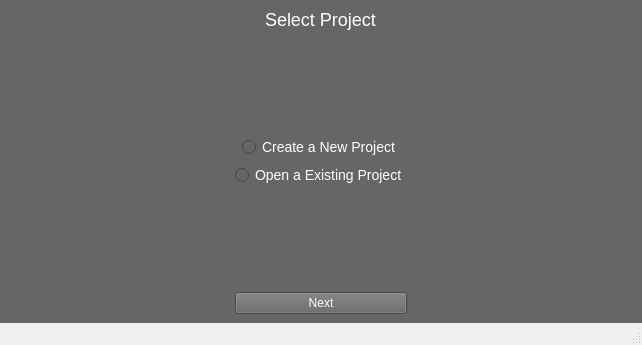
<?xml version="1.0" encoding="UTF-8"?>
<ui version="4.0">
 <class>MainWindow</class>
 <widget class="QMainWindow" name="MainWindow">
  <property name="geometry">
   <rect>
    <x>0</x>
    <y>0</y>
    <width>642</width>
    <height>345</height>
   </rect>
  </property>
  <property name="windowTitle">
   <string>MainWindow</string>
  </property>
  <widget class="QWidget" name="centralwidget">
   <property name="styleSheet">
    <string notr="true">background-color: rgb(102, 102, 102);
color:#fff;</string>
   </property>
   <layout class="QVBoxLayout" name="verticalLayout">
    <item>
     <layout class="QGridLayout" name="gridLayout">
      <item row="0" column="0" alignment="Qt::AlignHCenter">
       <widget class="QLabel" name="label">
        <property name="styleSheet">
         <string notr="true">font-size:18px;</string>
        </property>
        <property name="text">
         <string>Select Project</string>
        </property>
       </widget>
      </item>
      <item row="2" column="0" alignment="Qt::AlignHCenter">
       <widget class="QRadioButton" name="new_prj_btn">
        <property name="styleSheet">
         <string notr="true">font-size:14px;</string>
        </property>
        <property name="text">
         <string>Create a New Project</string>
        </property>
       </widget>
      </item>
      <item row="4" column="0">
       <widget class="QRadioButton" name="exsting_prj_btn">
        <property name="sizePolicy">
         <sizepolicy hsizetype="Fixed" vsizetype="Fixed">
          <horstretch>0</horstretch>
          <verstretch>0</verstretch>
         </sizepolicy>
        </property>
        <property name="styleSheet">
         <string notr="true">font-size:14px;</string>
        </property>
        <property name="text">
         <string>Open a Existing Project</string>
        </property>
       </widget>
      </item>
      <item row="5" column="0">
       <spacer name="verticalSpacer_2">
        <property name="orientation">
         <enum>Qt::Vertical</enum>
        </property>
        <property name="sizeHint" stdset="0">
         <size>
          <width>20</width>
          <height>40</height>
         </size>
        </property>
       </spacer>
      </item>
      <item row="1" column="0">
       <spacer name="verticalSpacer">
        <property name="orientation">
         <enum>Qt::Vertical</enum>
        </property>
        <property name="sizeHint" stdset="0">
         <size>
          <width>20</width>
          <height>40</height>
         </size>
        </property>
       </spacer>
      </item>
      <item row="6" column="0">
       <widget class="QPushButton" name="next_btn">
        <property name="text">
         <string>Next</string>
        </property>
       </widget>
      </item>
     </layout>
    </item>
   </layout>
  </widget>
  <widget class="QStatusBar" name="statusbar"/>
 </widget>
 <resources/>
 <connections/>
</ui>
